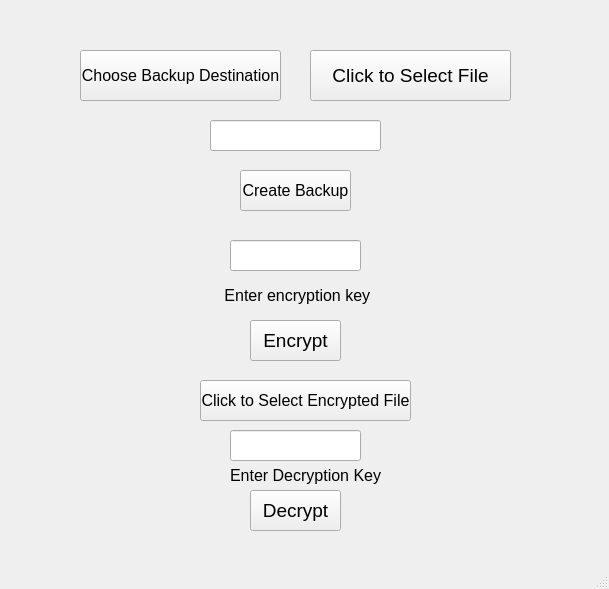
<?xml version="1.0" encoding="UTF-8"?>
<ui version="4.0">
 <class>MainWindow</class>
 <widget class="QMainWindow" name="MainWindow">
  <property name="geometry">
   <rect>
    <x>0</x>
    <y>0</y>
    <width>609</width>
    <height>589</height>
   </rect>
  </property>
  <property name="windowTitle">
   <string>MainWindow</string>
  </property>
  <widget class="QWidget" name="centralwidget">
   <widget class="QPushButton" name="clickToSelectFile">
    <property name="geometry">
     <rect>
      <x>310</x>
      <y>50</y>
      <width>201</width>
      <height>51</height>
     </rect>
    </property>
    <property name="font">
     <font>
      <pointsize>14</pointsize>
     </font>
    </property>
    <property name="text">
     <string>Click to Select File</string>
    </property>
   </widget>
   <widget class="QPushButton" name="BackupDestination">
    <property name="geometry">
     <rect>
      <x>80</x>
      <y>50</y>
      <width>201</width>
      <height>51</height>
     </rect>
    </property>
    <property name="font">
     <font>
      <pointsize>12</pointsize>
     </font>
    </property>
    <property name="text">
     <string>Choose Backup Destination</string>
    </property>
   </widget>
   <widget class="QPushButton" name="createBackup">
    <property name="geometry">
     <rect>
      <x>240</x>
      <y>170</y>
      <width>111</width>
      <height>41</height>
     </rect>
    </property>
    <property name="font">
     <font>
      <pointsize>12</pointsize>
     </font>
    </property>
    <property name="text">
     <string>Create Backup</string>
    </property>
   </widget>
   <widget class="QLineEdit" name="filename">
    <property name="geometry">
     <rect>
      <x>210</x>
      <y>120</y>
      <width>171</width>
      <height>31</height>
     </rect>
    </property>
   </widget>
   <widget class="QPushButton" name="encryptButton">
    <property name="geometry">
     <rect>
      <x>250</x>
      <y>320</y>
      <width>91</width>
      <height>41</height>
     </rect>
    </property>
    <property name="font">
     <font>
      <pointsize>14</pointsize>
     </font>
    </property>
    <property name="text">
     <string>Encrypt</string>
    </property>
   </widget>
   <widget class="QPushButton" name="DecryptSelectFile">
    <property name="geometry">
     <rect>
      <x>200</x>
      <y>380</y>
      <width>211</width>
      <height>41</height>
     </rect>
    </property>
    <property name="font">
     <font>
      <pointsize>12</pointsize>
     </font>
    </property>
    <property name="text">
     <string>Click to Select Encrypted File</string>
    </property>
   </widget>
   <widget class="QPushButton" name="DecryptButton">
    <property name="geometry">
     <rect>
      <x>250</x>
      <y>490</y>
      <width>91</width>
      <height>41</height>
     </rect>
    </property>
    <property name="font">
     <font>
      <pointsize>14</pointsize>
     </font>
    </property>
    <property name="text">
     <string>Decrypt</string>
    </property>
   </widget>
   <widget class="QLineEdit" name="encryptionkey">
    <property name="geometry">
     <rect>
      <x>230</x>
      <y>240</y>
      <width>131</width>
      <height>31</height>
     </rect>
    </property>
   </widget>
   <widget class="QLabel" name="label">
    <property name="geometry">
     <rect>
      <x>220</x>
      <y>280</y>
      <width>151</width>
      <height>31</height>
     </rect>
    </property>
    <property name="font">
     <font>
      <pointsize>12</pointsize>
     </font>
    </property>
    <property name="text">
     <string> Enter encryption key</string>
    </property>
   </widget>
   <widget class="QLineEdit" name="decryptionkey">
    <property name="geometry">
     <rect>
      <x>230</x>
      <y>430</y>
      <width>131</width>
      <height>31</height>
     </rect>
    </property>
   </widget>
   <widget class="QLabel" name="label_2">
    <property name="geometry">
     <rect>
      <x>230</x>
      <y>460</y>
      <width>151</width>
      <height>31</height>
     </rect>
    </property>
    <property name="font">
     <font>
      <pointsize>12</pointsize>
     </font>
    </property>
    <property name="text">
     <string>Enter Decryption Key</string>
    </property>
   </widget>
  </widget>
  <widget class="QMenuBar" name="menubar">
   <property name="geometry">
    <rect>
     <x>0</x>
     <y>0</y>
     <width>609</width>
     <height>21</height>
    </rect>
   </property>
  </widget>
  <widget class="QStatusBar" name="statusbar"/>
 </widget>
 <resources/>
 <connections/>
</ui>
